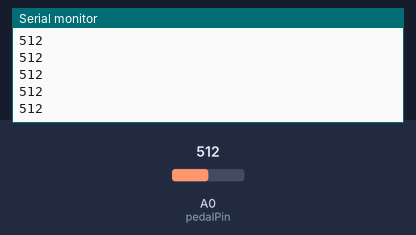
Bench run of a sketch on a simulated Arduino Uno, built with avr-gcc and run on an emulated ATmega328P. Shown: the last lines printed to the serial monitor. Inputs (shaded band) come from the test bench; at power-on: A0 (pedalPin) = 512.

Above: at 1.2 s.
1.3 s: A0 (pedalPin) set to 716
At 2.1 s:
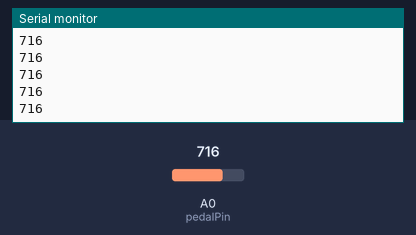
2.8 s: A0 (pedalPin) set to 900
At 3.5 s:
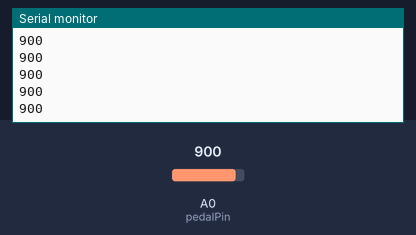
Timing chart, 0 to 5.8 s (numbered marks = the images above; inputs shaded):
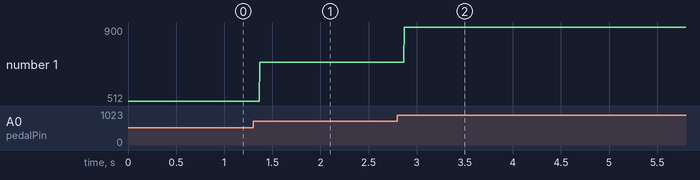

Measured:
- after the input at 1.3 s, the serial monitor: prints a new line after 0.07 s (image 1)
- after the input at 2.8 s, the serial monitor: prints a new line after 0.07 s (image 2)
- plotted number 1: 512 → 716 after the input at 1.3 s, 716 → 900 after the input at 2.8 s

The sketch:

pedal.ino
```cpp
//initialize the input pin for the potentiometer
const int pedalPin = A0;

//initialize the value of the inputs
int pedalVal = 0;


void setup() {
  //set the first potentiometer as an input
  pinMode(pedalPin, INPUT);

  //begin serial monitor
  Serial.begin(9600);
}

void loop() {
  //read the analog value of the potentiometer
  pedalVal = analogRead(pedalPin);
  delay(1);

  //print the value of the potentiometer to serial
  Serial.println(pedalVal);
}
```
